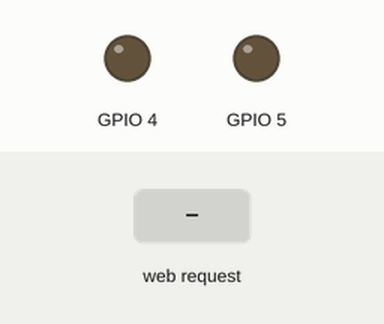
This sketch was run on a simulated ESP8266 (NodeMCU). Shown: output pins drawn as LEDs (lit = HIGH). Inputs (shaded band) come from the test bench. WiFi joins after 1.5 s; servers stay silent unless stated; what the sketch prints to the serial monitor is not drawn.

Above: at 2.7 s.
2.8 s: HTTP request GET /led5_on received
At 3.6 s:
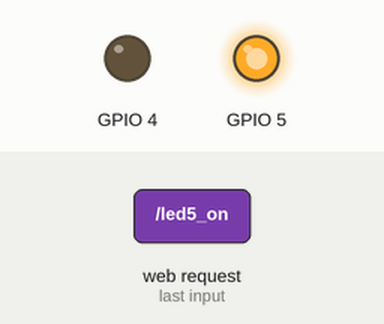
4.3 s: HTTP request GET /led4_on received
At 4.8 s:
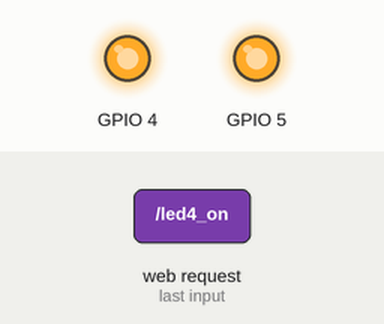
5.8 s: HTTP request GET /led5_off received
At 7.0 s:
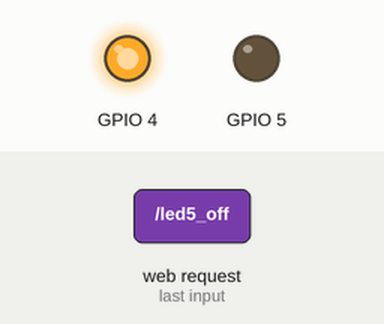
7.3 s: HTTP request GET /led4_off received
At 8.3 s:
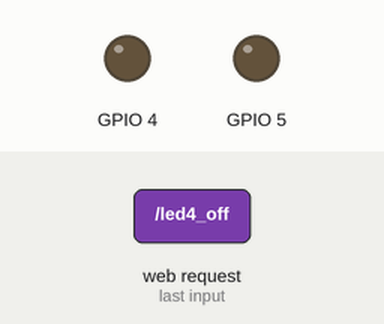
Timing chart, 0 to 9.8 s (numbered marks = the images above; inputs shaded):
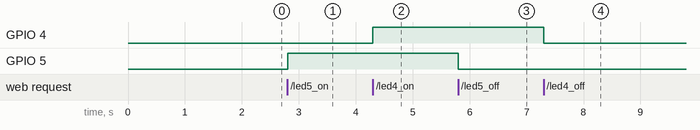

Measured:
- after the input at 2.8 s, GPIO 5: LOW → HIGH at once
- after the input at 4.3 s, GPIO 4: LOW → HIGH at once
- after the input at 5.8 s, GPIO 5: HIGH → LOW at once
- after the input at 7.3 s, GPIO 4: HIGH → LOW at once

The sketch:

codelabwtm.ino
```cpp
//Codelab WTMSSA 2017 -- Danielle & Tuane
#include <ESP8266WiFi.h>

const char* ssid = "Danielle";
const char* password = "12345678";

WiFiServer server(80);

void setup() {
  Serial.begin(115200);
  delay(10);

  // preparando a porta GPIO2
  pinMode(4, OUTPUT);
  digitalWrite(4, 0);

  pinMode(5, OUTPUT);
  digitalWrite(5, 0);

  // Connectando no WiFi
  Serial.println();
  Serial.println();
  Serial.print("Conectado no WIFI !!! ");
  Serial.println(ssid);

  WiFi.begin(ssid, password);

  while (WiFi.status() != WL_CONNECTED) {
    delay(500);
    Serial.print(".");
  }

  Serial.println("");
  Serial.println("WiFi conectado");

  // Startando o servidor
  server.begin();
  Serial.println("Servidor startado");
  Serial.println(WiFi.localIP());
}

void loop() {
  WiFiClient client = server.available();
  if (!client) {
    return;
  }

  Serial.println("cliente identificado");
  while(!client.available()){
    delay(1);
  }

  String req = client.readStringUntil('\r');
  Serial.println(req);
  client.flush();

  String buf = "";

  buf += "HTTP/1.1 200 OK\r\nContent-Type: text/html\r\n\r\n<!DOCTYPE HTML>\r\n";
  buf += "<html lang=\"en\"><head><meta name=\"viewport\" content=\"width=device-width, initial-scale=1, user-scalable=no\"/>\r\n";
  buf += "<title>Codelab Internet das Coisas com Node MCU - WTMSSA 2017</title>";
  buf += "<style>.c{text-align: center;} div,input{padding:5px;font-size:1em;} input{width:80%;} body{text-align: center;font-family:verdana;} button{border:0;border-radius:0.3rem;background-color:#FF1493;color:#fff;line-height:2.4rem;font-size:1.2rem;width:100%;} .q{float: right;width: 64px;text-align: right;}</style>";
  buf += "</head>";
  buf += "<h3>ESP8266 Web Service - </h3>";
  buf += "<p>GPIO4 <a href=\"?function=led4_on\"><button>ON</button></a> <a href=\"?function=led4_off\"><button>OFF</button></a></p>";
  buf += "<p>GPIO5 <a href=\"?function=led5_on\"><button>ON</button></a> <a href=\"?function=led5_off\"><button>OFF</button></a></p>";
  buf += "<h4>WTMSSA 2017 - Codelab Danielle & Tuane </h4>";
  buf += "</html>\n";

  client.print(buf);
  client.flush();

  if (req.indexOf("led5_on") != -1)
    digitalWrite(5, 1);
  else if (req.indexOf("led5_off") != -1)
    digitalWrite(5, 0);
  else if (req.indexOf("led4_on") != -1)
    digitalWrite(4, 1);
  else if (req.indexOf("led4_off") != -1)
    digitalWrite(4, 0);
  else {
    Serial.println("Requisicao Invalida");
    client.stop();
  }
  Serial.println("Cliente Desconectado");
}
```
